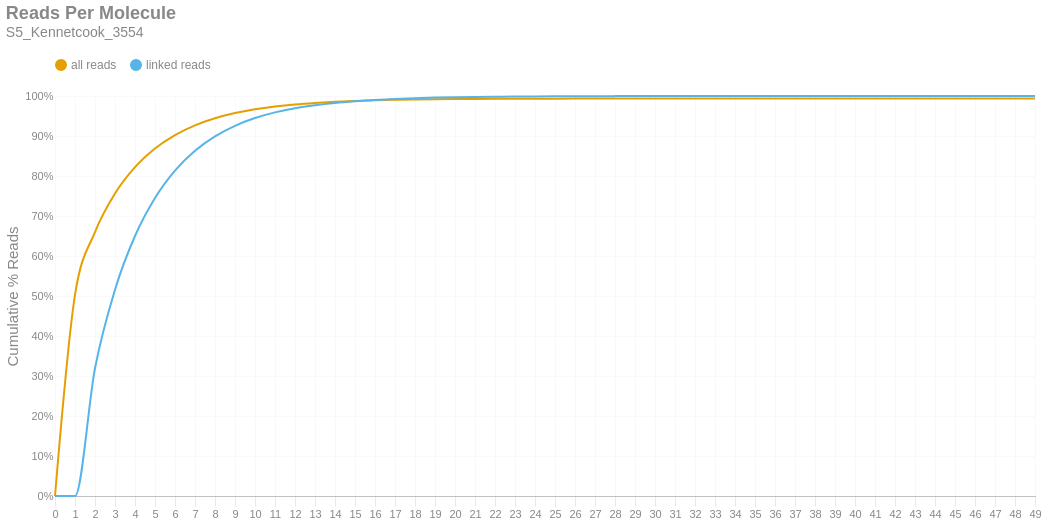

Notebook cell for this chart:
### Markdown cell above
### Reads per Molecule
This chart shows the cumulative distribution of the number of reads per linked molecule. That is, how many alignments are associated with a unique molecule. This excludes the number of reads associated with invalid or absent linked-read barcodes. The `linked` histogram is the percentages recalculated when disregarding singletons.

### Code cell
if SKIPLR:
    print_html(f"Skipped")
else:
    counts = np.bincount(valids['reads'].cast(pl.Int64).to_numpy())
    weighted = counts * np.arange(len(counts))
    all_perc = weighted / n_reads
    linked_perc = weighted / n_linked_reads
    linked_perc[1] = 0
    binned_df = pl.DataFrame({
        'readsper': list(range(len(counts))),
        'all reads (cumsum)': np.cumsum(all_perc).tolist(),
        'linked reads (cumsum)': np.cumsum(linked_perc).tolist(),
    })

    with SafeRender(binned_df):
        (
            density_plot(binned_df, 'Reads Per Molecule', samplename, 'readspmol')
            .encode(
                x=alt.X('readsper:O', title=None).axis(labelAngle=0).scale(padding=0),
                y=alt.Y('value:Q', title='Cumulative % Reads').axis(format='%').stack(False),
                color=alt.Color("key:N").scale(domain=["all reads", "linked reads"]),
                tooltip=[
                    alt.Tooltip("key:N", title="Data Type"),
                    alt.Tooltip("readsper:O", title="Reads Per Molecule"),
                    alt.Tooltip("value:Q", format=".2%", title="% Reads (Cum.)")
                ]            
            )
        ).display()

### Figure 1 — Vega-Lite specification as saved in the notebook (floating-point values rounded to 4 significant figures)
{"width": "container", "height": 400, "config": {"title": {"anchor": "start", "dy": -15, "fontSize": 18, "color": "#888888", "subtitleColor": "#888888", "subtitleFontSize": 14}, "arc": {"fill": "#0072B2"}, "axis": {"domainColor": "#888888", "domainWidth": 0.5, "gridWidth": 0.2, "grid": false, "titleFontWeight": 400, "titleFontSize": 15, "labelFontSize": 11, "labelColor": "#888888", "tickColor": "#888888", "tickWidth": 0.2, "titleColor": "#888888"}, "axisBand": {"grid": false}, "axisX": {"grid": true, "tickSize": 10, "domainCap": "round"}, "axisY": {"domain": false, "grid": true, "tickSize": 0, "domainCap": "round"}, "background": "transparent", "header": {"labelFontSize": 15, "labelColor": "#888888", "titleFontSize": 15, "titleFontWeight": 600, "titleColor": "#888888"}, "legend": {"labelFont": "sans-serif", "labelFontSize": 12, "labelColor": "#888888", "symbolSize": 100, "symbolType": "circle", "titleFontSize": 12, "titlePadding": 10, "titleColor": "#888888", "title": null, "orient": "top"}, "range": {"category": ["#E69F00", "#56B4E9", "#009E73", "#F0E442", "#0072B2", "#D55E00", "#CC79A7", "#000000"], "diverging": ["#cfe8f3", "#a2d4ec", "#73bfe2", "#46abdb", "#1696d2", "#12719e"]}, "area": {"fill": "#0072B2", "fillOpacity": 0.7, "line": true, "strokeOpacity": 0.7}, "line": {"color": "#0072B2", "stroke": "#0072B2", "strokeWidth": 2}, "trail": {"color": "#0072B2", "stroke": "#0072B2", "strokeWidth": 0, "size": 1}, "point": {"filled": true, "fillOpacity": 1.0, "size": 95}, "text": {"color": "#888888", "fontSize": 11, "align": "right", "fontWeight": 400, "size": 11}, "bar": {"fill": "#0072B2", "stroke": null}, "view": {"stroke": null, "continuousWidth": 660, "continuousHeight": 400}}, "data": {"name": "data-2eb1098daeff35a17edf8d2b0cb2ac0a"}, "mark": {"type": "line", "interpolate": "monotone", "point": {"opacity": 0, "size": 275}}, "encoding": {"color": {"field": "key", "scale": {"domain": ["all reads", "linked reads"]}, "type": "nominal"}, "tooltip": [{"field": "key", "title": "Data Type", "type": "nominal"}, {"field": "readsper", "title": "Reads Per Molecule", "type": "ordinal"}, {"field": "value", "format": ".2%", "title": "% Reads (Cum.)", "type": "quantitative"}], "x": {"axis": {"labelAngle": 0}, "field": "readsper", "scale": {"padding": 0}, "title": null, "type": "ordinal"}, "y": {"axis": {"format": "%"}, "field": "value", "stack": false, "title": "Cumulative % Reads", "type": "quantitative"}}, "params": [{"name": "param_c36ac31b6afebe62", "select": {"type": "point", "fields": ["key"]}, "bind": "legend"}], "title": {"text": "Reads Per Molecule", "subtitle": "S5_Kennetcook_3554"}, "transform": [{"fold": ["all reads (cumsum)", "linked reads (cumsum)"]}, {"calculate": "replace(datum.key, ' (cumsum)', '')", "as": "key"}, {"filter": {"param": "param_c36ac31b6afebe62"}}], "usermeta": {"embedOptions": {"downloadFileName": "S5_Kennetcook_3554.readspmol"}}, "$schema": "https://vega.github.io/schema/vega-lite/v6.1.0.json", "datasets": {"data-2eb1098daeff35a17edf8d2b0cb2ac0a": [{"readsper": 0, "all reads (cumsum)": 0.0, "linked reads (cumsum)": 0.0}, {"readsper": 1, "all reads (cumsum)": 0.503, "linked reads (cumsum)": 0.0}, {"readsper": 2, "all reads (cumsum)": 0.6599, "linked reads (cumsum)": 0.3195}, {"readsper": 3, "all reads (cumsum)": 0.7562, "linked reads (cumsum)": 0.5158}, {"readsper": 4, "all reads (cumsum)": 0.8221, "linked reads (cumsum)": 0.65}, {"readsper": 5, "all reads (cumsum)": 0.8687, "linked reads (cumsum)": 0.7451}, {"readsper": 6, "all reads (cumsum)": 0.9023, "linked reads (cumsum)": 0.8135}, {"readsper": 7, "all reads (cumsum)": 0.9267, "linked reads (cumsum)": 0.8632}, {"readsper": 8, "all reads (cumsum)": 0.9444, "linked reads (cumsum)": 0.8992}, {"readsper": 9, "all reads (cumsum)": 0.9573, "linked reads (cumsum)": 0.9255}, {"readsper": 10, "all reads (cumsum)": 0.9668, "linked reads (cumsum)": 0.9448}, {"readsper": 11, "all reads (cumsum)": 0.9738, "linked reads (cumsum)": 0.9591}, {"readsper": 12, "all reads (cumsum)": 0.9789, "linked reads (cumsum)": 0.9696}, {"readsper": 13, "all reads (cumsum)": 0.9826, "linked reads (cumsum)": 0.9771}, {"readsper": 14, "all reads (cumsum)": 0.9854, "linked reads (cumsum)": 0.9828}, {"readsper": 15, "all reads (cumsum)": 0.9875, "linked reads (cumsum)": 0.987}, {"readsper": 16, "all reads (cumsum)": 0.9891, "linked reads (cumsum)": 0.9903}, {"readsper": 17, "all reads (cumsum)": 0.9903, "linked reads (cumsum)": 0.9928}, {"readsper": 18, "all reads (cumsum)": 0.9912, "linked reads (cumsum)": 0.9947}, {"readsper": 19, "all reads (cumsum)": 0.9919, "linked reads (cumsum)": 0.996}, {"readsper": 20, "all reads (cumsum)": 0.9924, "linked reads (cumsum)": 0.997}, {"readsper": 21, "all reads (cumsum)": 0.9927, "linked reads (cumsum)": 0.9977}, {"readsper": 22, "all reads (cumsum)": 0.993, "linked reads (cumsum)": 0.9982}, {"readsper": 23, "all reads (cumsum)": 0.9932, "linked reads (cumsum)": 0.9987}, {"readsper": 24, "all reads (cumsum)": 0.9933, "linked reads (cumsum)": 0.9989}, {"readsper": 25, "all reads (cumsum)": 0.9934, "linked reads (cumsum)": 0.9991}, {"readsper": 26, "all reads (cumsum)": 0.9935, "linked reads (cumsum)": 0.9993}, {"readsper": 27, "all reads (cumsum)": 0.9936, "linked reads (cumsum)": 0.9995}, {"readsper": 28, "all reads (cumsum)": 0.9937, "linked reads (cumsum)": 0.9997}, {"readsper": 29, "all reads (cumsum)": 0.9938, "linked reads (cumsum)": 0.9998}, {"readsper": 30, "all reads (cumsum)": 0.9938, "linked reads (cumsum)": 0.9998}, {"readsper": 31, "all reads (cumsum)": 0.9938, "linked reads (cumsum)": 0.9998}, {"readsper": 32, "all reads (cumsum)": 0.9938, "linked reads (cumsum)": 0.9999}, {"readsper": 33, "all reads (cumsum)": 0.9938, "linked reads (cumsum)": 0.9999}, {"readsper": 34, "all reads (cumsum)": 0.9938, "linked reads (cumsum)": 0.9999}, {"readsper": 35, "all reads (cumsum)": 0.9938, "linked reads (cumsum)": 1.0}, {"readsper": 36, "all reads (cumsum)": 0.9938, "linked reads (cumsum)": 1.0}, {"readsper": 37, "all reads (cumsum)": 0.9938, "linked reads (cumsum)": 1.0}, {"readsper": 38, "all reads (cumsum)": 0.9938, "linked reads (cumsum)": 1.0}, {"readsper": 39, "all reads (cumsum)": 0.9938, "linked reads (cumsum)": 1.0}, {"readsper": 40, "all reads (cumsum)": 0.9938, "linked reads (cumsum)": 1.0}, {"readsper": 41, "all reads (cumsum)": 0.9938, "linked reads (cumsum)": 1.0}, {"readsper": 42, "all reads (cumsum)": 0.9938, "linked reads (cumsum)": 1.0}, {"readsper": 43, "all reads (cumsum)": 0.9938, "linked reads (cumsum)": 1.0}, {"readsper": 44, "all reads (cumsum)": 0.9938, "linked reads (cumsum)": 1.0}, {"readsper": 45, "all reads (cumsum)": 0.9938, "linked reads (cumsum)": 1.0}, {"readsper": 46, "all reads (cumsum)": 0.9938, "linked reads (cumsum)": 1.0}, {"readsper": 47, "all reads (cumsum)": 0.9938, "linked reads (cumsum)": 1.0}, {"readsper": 48, "all reads (cumsum)": 0.9939, "linked reads (cumsum)": 1.0}, {"readsper": 49, "all reads (cumsum)": 0.9939, "linked reads (cumsum)": 1.0}]}}
